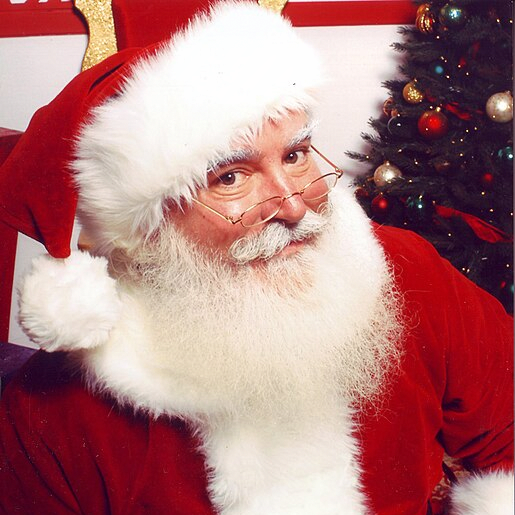
#> input picture 2024/day4/santa.png, 515 x 515 px
$ python solver.py
#> lines starting #> are read from the running program, lines starting #| are printed output that depends on the picture
from PIL import Image

def extract_lsb(input_path, output_path):
#> called with input_path = 'santa.png', output_path = 'res.png'
    img = Image.open(input_path).convert("RGB")
#> img is the input picture: PIL image 515x515 RGB; mean R, G, B 176.4, 121.7, 123.3
    width, height = img.size
#> width = 515; height = 515
    lsb_img = Image.new("RGB", (width, height))
#> lsb_img: PIL image 515x515 RGB; every value is 0

    for x in range(width):
        for y in range(height):
            r, g, b = img.getpixel((x, y))
            lsb_r = (r & 1) * 255
            lsb_g = (g & 1) * 255
            lsb_b = (b & 1) * 255
            lsb_img.putpixel((x, y), (lsb_r, lsb_g, lsb_b))
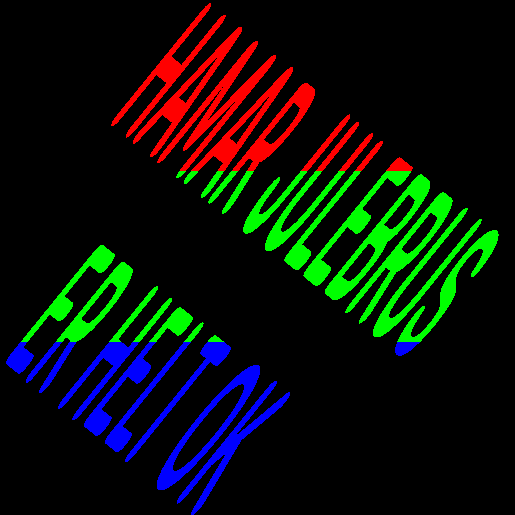
#> lsb_img: PIL image 515x515 RGB; mean R, G, B 10.9, 17.2, 9.9
    lsb_img.save(output_path)

input_image = "santa.png"
output_image = "res.png"
extract_lsb(input_image, output_image)
